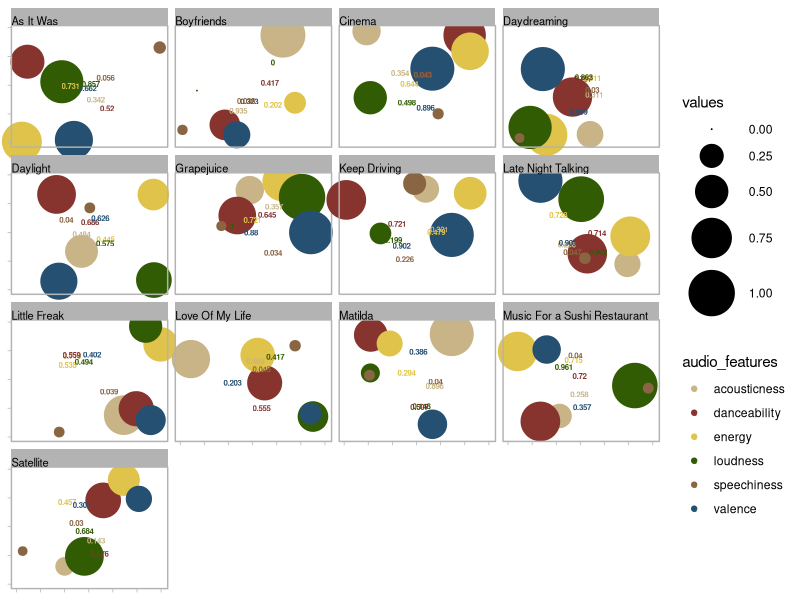
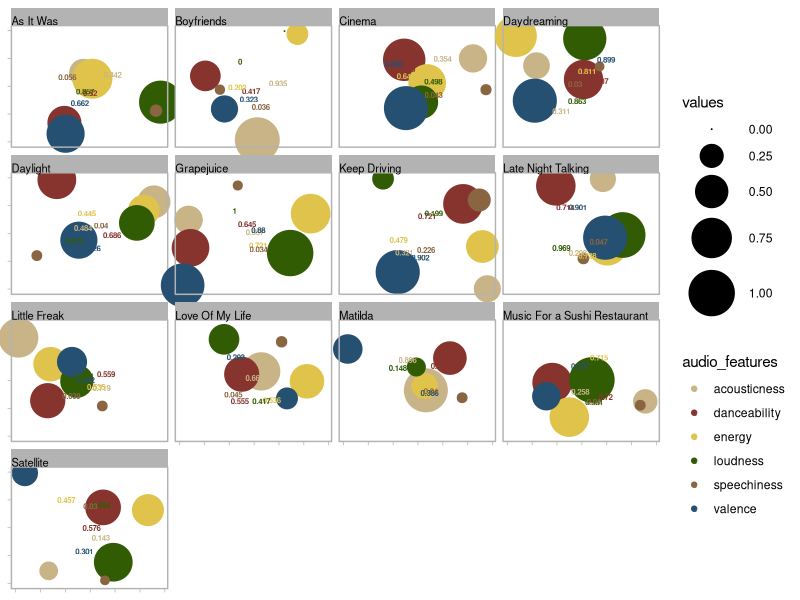

The R script that drew these images, in order:
library(dplyr)
library(ggplot2)
library(ggtext)

# LOAD DATA
df <- read.csv("./data/harrys_house_audio_features.csv")

# DATA PROCESSING
df <- df %>%
  mutate(loudness = (loudness - min(loudness))/(max(loudness) - min(loudness))) %>%
  select(song_name, acousticness, danceability,
         energy, loudness, valence, speechiness) %>%
  tidyr::pivot_longer(cols = 2:7, names_to = "audio_features", values_to = "values") 

# Data Visualization
df %>%
  ggplot(aes(x=1,y=1, label = round(values,3), color = audio_features, size = values)) +
  geom_jitter(position = position_jitter(width = 0.03, height = 0.2)) + 
  geom_text(size=2, position=position_jitter(width = 0.01, height = 0.1), fontface='bold') + 
  scale_size_area(max_size = 15) +
  scale_color_manual(values = c("#C8B486", "#87342F", "#DFC34A", "#315C03", "#8A6542", "#255071")) + 
  coord_cartesian(clip = "off") +
  theme_light() +
  facet_wrap(~song_name) +
  theme(
    axis.text = element_blank(),
    axis.title = element_blank(),
    panel.grid = element_blank(),
    #strip.text = element_text(color='black', size=5),
    strip.text = element_textbox_simple(size=8, color='black', height = 0.03),
  )

ggsave("./images/multidimensional_view_of_harrys_house.svg", units = "px",
       width = 1080, height = 1080, scale = 1.5)
